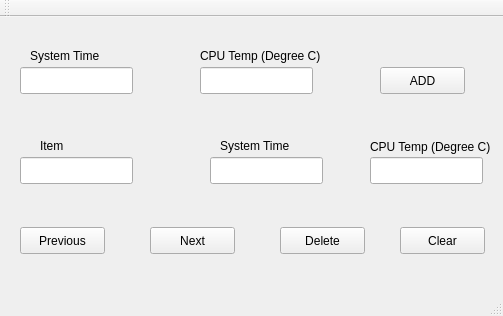
<?xml version="1.0" encoding="UTF-8"?>
<ui version="4.0">
 <class>MainWindow</class>
 <widget class="QMainWindow" name="MainWindow">
  <property name="geometry">
   <rect>
    <x>0</x>
    <y>0</y>
    <width>503</width>
    <height>316</height>
   </rect>
  </property>
  <property name="windowTitle">
   <string>MainWindow</string>
  </property>
  <widget class="QWidget" name="centralWidget">
   <widget class="QLabel" name="label">
    <property name="geometry">
     <rect>
      <x>30</x>
      <y>30</y>
      <width>81</width>
      <height>17</height>
     </rect>
    </property>
    <property name="text">
     <string>System Time</string>
    </property>
   </widget>
   <widget class="QLabel" name="label_2">
    <property name="geometry">
     <rect>
      <x>200</x>
      <y>30</y>
      <width>131</width>
      <height>17</height>
     </rect>
    </property>
    <property name="text">
     <string>CPU Temp (Degree C)</string>
    </property>
   </widget>
   <widget class="QLineEdit" name="lineEdit_Time">
    <property name="geometry">
     <rect>
      <x>20</x>
      <y>50</y>
      <width>113</width>
      <height>27</height>
     </rect>
    </property>
   </widget>
   <widget class="QLineEdit" name="lineEdit_Temp">
    <property name="geometry">
     <rect>
      <x>200</x>
      <y>50</y>
      <width>113</width>
      <height>27</height>
     </rect>
    </property>
   </widget>
   <widget class="QPushButton" name="pushButton_Add">
    <property name="geometry">
     <rect>
      <x>380</x>
      <y>50</y>
      <width>85</width>
      <height>27</height>
     </rect>
    </property>
    <property name="text">
     <string>ADD</string>
    </property>
   </widget>
   <widget class="QLabel" name="label_3">
    <property name="geometry">
     <rect>
      <x>40</x>
      <y>120</y>
      <width>56</width>
      <height>17</height>
     </rect>
    </property>
    <property name="text">
     <string>Item</string>
    </property>
   </widget>
   <widget class="QLabel" name="label_4">
    <property name="geometry">
     <rect>
      <x>220</x>
      <y>120</y>
      <width>81</width>
      <height>17</height>
     </rect>
    </property>
    <property name="text">
     <string>System Time</string>
    </property>
   </widget>
   <widget class="QLabel" name="label_5">
    <property name="geometry">
     <rect>
      <x>370</x>
      <y>120</y>
      <width>131</width>
      <height>20</height>
     </rect>
    </property>
    <property name="text">
     <string>CPU Temp (Degree C)</string>
    </property>
   </widget>
   <widget class="QLineEdit" name="lineEdit_Item">
    <property name="geometry">
     <rect>
      <x>20</x>
      <y>140</y>
      <width>113</width>
      <height>27</height>
     </rect>
    </property>
   </widget>
   <widget class="QLineEdit" name="lineEdit_TimeRecord">
    <property name="geometry">
     <rect>
      <x>210</x>
      <y>140</y>
      <width>113</width>
      <height>27</height>
     </rect>
    </property>
   </widget>
   <widget class="QLineEdit" name="lineEdit_TempRecord">
    <property name="geometry">
     <rect>
      <x>370</x>
      <y>140</y>
      <width>113</width>
      <height>27</height>
     </rect>
    </property>
   </widget>
   <widget class="QPushButton" name="pushButton_Pre">
    <property name="geometry">
     <rect>
      <x>20</x>
      <y>210</y>
      <width>85</width>
      <height>27</height>
     </rect>
    </property>
    <property name="text">
     <string>Previous</string>
    </property>
   </widget>
   <widget class="QPushButton" name="pushButton_Next">
    <property name="geometry">
     <rect>
      <x>150</x>
      <y>210</y>
      <width>85</width>
      <height>27</height>
     </rect>
    </property>
    <property name="text">
     <string>Next</string>
    </property>
   </widget>
   <widget class="QPushButton" name="pushButton_Del">
    <property name="geometry">
     <rect>
      <x>280</x>
      <y>210</y>
      <width>85</width>
      <height>27</height>
     </rect>
    </property>
    <property name="text">
     <string>Delete</string>
    </property>
   </widget>
   <widget class="QPushButton" name="pushButton_Clear">
    <property name="geometry">
     <rect>
      <x>400</x>
      <y>210</y>
      <width>85</width>
      <height>27</height>
     </rect>
    </property>
    <property name="text">
     <string>Clear</string>
    </property>
   </widget>
  </widget>
  <widget class="QMenuBar" name="menuBar">
   <property name="geometry">
    <rect>
     <x>0</x>
     <y>0</y>
     <width>503</width>
     <height>25</height>
    </rect>
   </property>
  </widget>
  <widget class="QToolBar" name="mainToolBar">
   <attribute name="toolBarArea">
    <enum>TopToolBarArea</enum>
   </attribute>
   <attribute name="toolBarBreak">
    <bool>false</bool>
   </attribute>
  </widget>
  <widget class="QStatusBar" name="statusBar"/>
 </widget>
 <layoutdefault spacing="6" margin="11"/>
 <resources/>
 <connections/>
</ui>
